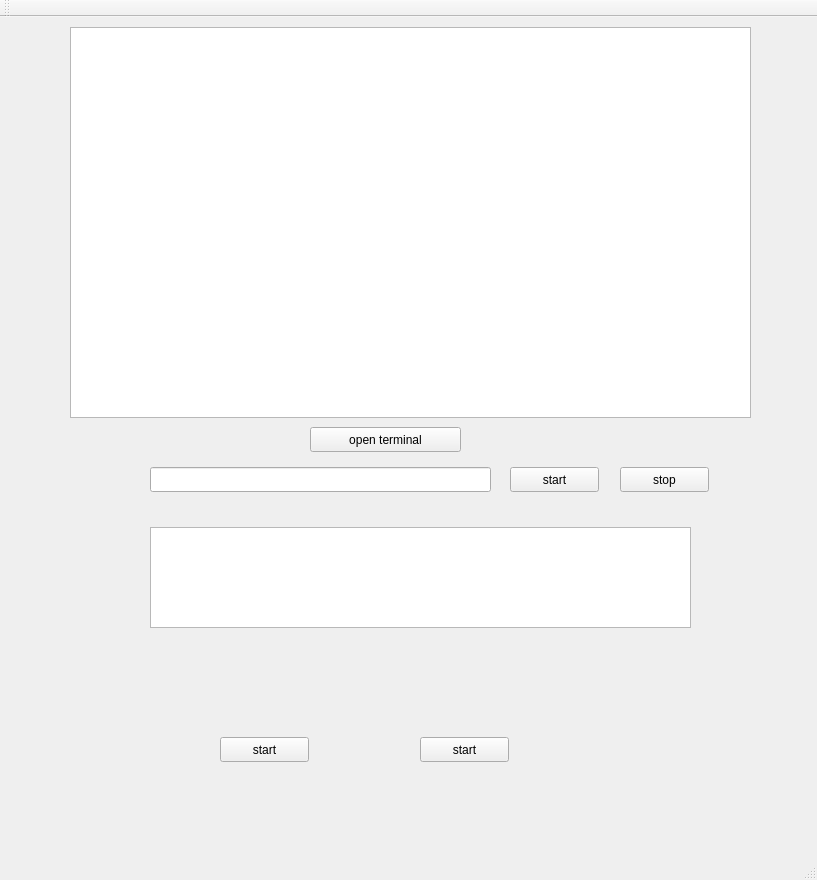
<?xml version="1.0" encoding="UTF-8"?>
<ui version="4.0">
 <class>MainWindow</class>
 <widget class="QMainWindow" name="MainWindow">
  <property name="geometry">
   <rect>
    <x>0</x>
    <y>0</y>
    <width>817</width>
    <height>880</height>
   </rect>
  </property>
  <property name="windowTitle">
   <string>MainWindow</string>
  </property>
  <widget class="QWidget" name="centralWidget">
   <widget class="QPushButton" name="start">
    <property name="geometry">
     <rect>
      <x>510</x>
      <y>450</y>
      <width>89</width>
      <height>25</height>
     </rect>
    </property>
    <property name="text">
     <string>start</string>
    </property>
   </widget>
   <widget class="QPushButton" name="stop">
    <property name="geometry">
     <rect>
      <x>620</x>
      <y>450</y>
      <width>89</width>
      <height>25</height>
     </rect>
    </property>
    <property name="text">
     <string>stop</string>
    </property>
   </widget>
   <widget class="QTextEdit" name="textEdit">
    <property name="geometry">
     <rect>
      <x>70</x>
      <y>10</y>
      <width>681</width>
      <height>391</height>
     </rect>
    </property>
   </widget>
   <widget class="QTextEdit" name="textEdit1">
    <property name="geometry">
     <rect>
      <x>150</x>
      <y>510</y>
      <width>541</width>
      <height>101</height>
     </rect>
    </property>
   </widget>
   <widget class="QLineEdit" name="lineEdit">
    <property name="geometry">
     <rect>
      <x>150</x>
      <y>450</y>
      <width>341</width>
      <height>25</height>
     </rect>
    </property>
   </widget>
   <widget class="QPushButton" name="start_2">
    <property name="geometry">
     <rect>
      <x>310</x>
      <y>410</y>
      <width>151</width>
      <height>25</height>
     </rect>
    </property>
    <property name="text">
     <string>open terminal</string>
    </property>
   </widget>
   <widget class="QPushButton" name="start_CLASS">
    <property name="geometry">
     <rect>
      <x>220</x>
      <y>720</y>
      <width>89</width>
      <height>25</height>
     </rect>
    </property>
    <property name="text">
     <string>start</string>
    </property>
   </widget>
   <widget class="QPushButton" name="stop_CLASS">
    <property name="geometry">
     <rect>
      <x>420</x>
      <y>720</y>
      <width>89</width>
      <height>25</height>
     </rect>
    </property>
    <property name="text">
     <string>start</string>
    </property>
   </widget>
  </widget>
  <widget class="QMenuBar" name="menuBar">
   <property name="geometry">
    <rect>
     <x>0</x>
     <y>0</y>
     <width>817</width>
     <height>22</height>
    </rect>
   </property>
  </widget>
  <widget class="QToolBar" name="mainToolBar">
   <attribute name="toolBarArea">
    <enum>TopToolBarArea</enum>
   </attribute>
   <attribute name="toolBarBreak">
    <bool>false</bool>
   </attribute>
  </widget>
  <widget class="QStatusBar" name="statusBar"/>
 </widget>
 <layoutdefault spacing="6" margin="11"/>
 <resources/>
 <connections/>
</ui>
